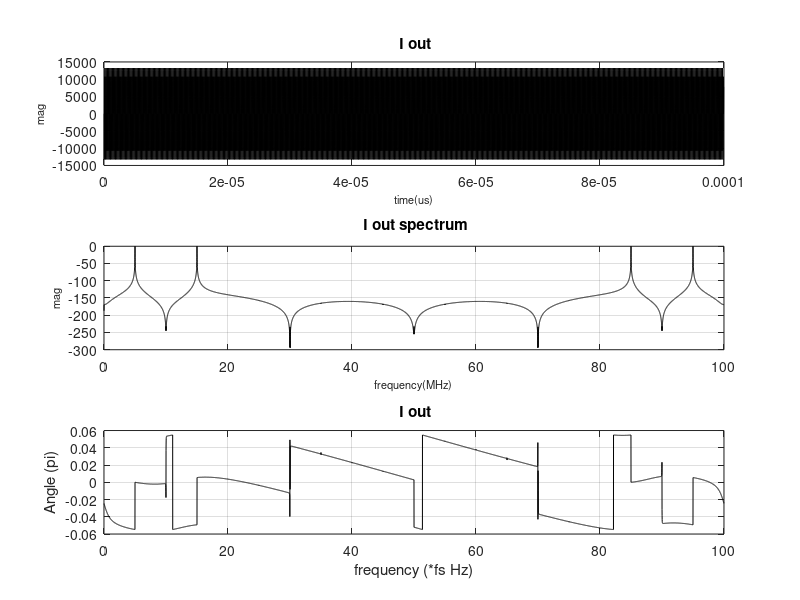
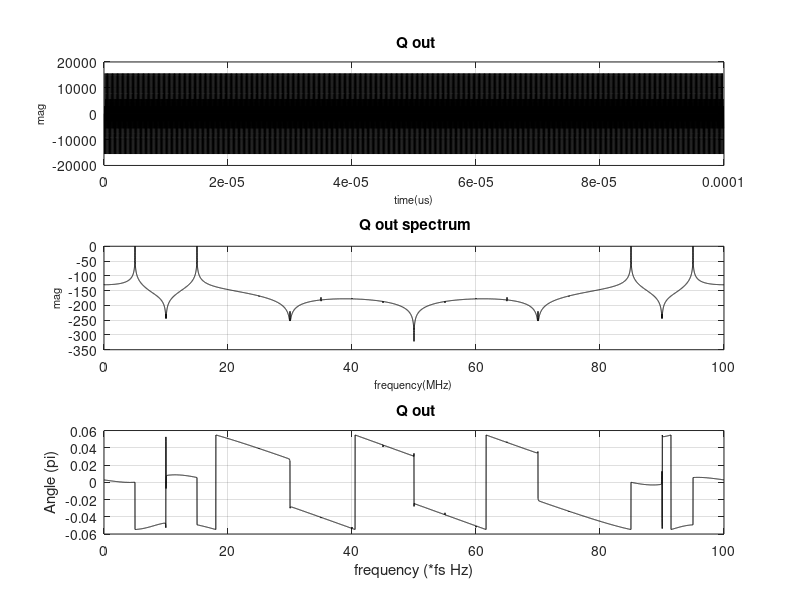

Recreate these plots in MATLAB, in order.
%%%%%%%%%%%%%%%%%%%%%%%%%%%%%%%%%%%%%%%%%%%%%%%%%%%%%%%%%%%%
%%%% simMixer.m
%%%%        test simulate with quartusII
%%%%        spectrum analyse the output file 
%%%%                                ZHAOCHAO
%%%%                                2018-03-26
%%%%%%%%%%%%%%%%%%%%%%%%%%%%%%%%%%%%%%%%%%%%%%%%%%%%%%%%%%%%%%%%%%%%
%%%%

clc; clear; close all;
fs = 100e6;
L  = 4096;

isEnableShift = 0;

fid = fopen('./simDataOut_I.txt');
[fpgaOutI, countI] = fscanf(fid, '%d', inf);
fclose(fid);

fid = fopen('./simDataOut_Q.txt');
[fpgaOutQ, countQ] = fscanf(fid, '%d', inf);
fclose(fid);

L = min(countI, countQ);

fid = fopen('./simDataOutNCO_I.txt');
[fpgaOutNCOI, countI] = fscanf(fid, '%d', inf);
fclose(fid);

fid = fopen('./simDataOutNCO_Q.txt');
[fpgaOutNCOQ, countQ] = fscanf(fid, '%d', inf);
fclose(fid);

LNCO = min(countI, countQ);

L    = min(L, LNCO);

fpgaOutI  = fpgaOutI(1:L);
fpgaOutQ  = fpgaOutQ(1:L);

fpgaOutNCOI  = fpgaOutNCOI(1:L);
fpgaOutNCOQ  = fpgaOutNCOQ(1:L);

fft_out_i  = fft(fpgaOutI/max(abs(fpgaOutI)));
fft_out_q  = fft(fpgaOutQ/max(abs(fpgaOutQ)));

fft_out_nco_i  = fft(fpgaOutI/max(abs(fpgaOutNCOI)));
fft_out_nco_q  = fft(fpgaOutQ/max(abs(fpgaOutNCOQ)));

if (isEnableShift)
   fft_out_i  = fftshift(fft_out_i);
   fft_out_q  = fftshift(fft_out_q);
   
   fft_out_nco_i  = fftshift(fft_out_nco_i);
   fft_out_nco_q  = fftshift(fft_out_nco_q);
end

fft_out_i  = fft_out_i / max(fft_out_i);
fft_out_q  = fft_out_q  / max(fft_out_q);

fft_out_nco_i  = fft_out_nco_i  / max(fft_out_nco_i);
fft_out_nco_q  = fft_out_nco_q  / max(fft_out_nco_q);

fft_out_i_mag  = abs(fft_out_i);
fft_out_q_mag  = abs(fft_out_q);

fft_out_nco_i_mag  = abs(fft_out_nco_i);
fft_out_nco_q_mag  = abs(fft_out_nco_q);

fft_out_i_ang  = angle(fft_out_i);
fft_out_q_ang  = angle(fft_out_q);

fft_out_nco_i_ang  = angle(fft_out_nco_i);
fft_out_nco_q_ang  = angle(fft_out_nco_q);

fft_out_i_mag  = 20*log(fft_out_i_mag/max(fft_out_i_mag));
fft_out_q_mag  = 20*log(fft_out_q_mag/max(fft_out_q_mag));

fft_out_nco_i_mag  = 20*log(fft_out_nco_i_mag/max(fft_out_nco_i_mag));
fft_out_nco_q_mag  = 20*log(fft_out_nco_q_mag/max(fft_out_nco_q_mag));

t = [0 : 1 : L-1];        
t = t * (1/fs); % * (1e-6);     % (us)

f = [0 : 1 : L-1];
f = f * (fs/L) * (1e-6);     % (MHz)
if (isEnableShift)
    f = [f(L/2:L-1), f(1:((L/2)-1))];
end

figure;
subplot(3,1,1);
plot(t, fpgaOutI, 'k');
xlabel('time(us)', 'fontsize', 8); ylabel('mag', 'fontsize', 8);
grid on; title(' I out');

subplot(3,1,2);
plot(f, fft_out_i_mag, 'k');
xlabel('frequency(MHz)', 'fontsize', 8); ylabel('mag', 'fontsize', 8);
grid on; title(' I out spectrum'); 

subplot(3, 1, 3);
plot(f, pi*(fft_out_i_ang/180), 'k');
xlabel('frequency (*fs Hz)'); ylabel('Angle (pi)'); grid on; 
title(' I out');

figure;
subplot(3, 1, 1);
plot(t, fpgaOutQ, 'k');
xlabel('time(us)', 'fontsize', 8); ylabel('mag', 'fontsize', 8);
grid on; title(' Q out');

subplot(3,1,2);
plot(f, fft_out_q_mag, 'k');
xlabel('frequency(MHz)', 'fontsize', 8); ylabel('mag', 'fontsize', 8);
grid on; title(' Q out spectrum');

subplot(3, 1, 3);
plot(f, pi*(fft_out_q_ang/180), 'k');
xlabel('frequency (*fs Hz)'); ylabel('Angle (pi)'); grid on; 
title(' Q out');

% % % figure;
% % % subplot(3, 1, 1);
% % % plot(t, fpgaOutNCOI, 'k');
% % % xlabel('time(us)', 'fontsize', 8); ylabel('mag', 'fontsize', 8);
% % % grid on; title('NCO I out');
% % % 
% % % subplot(3,1,2);
% % % plot(f, fft_out_nco_i_mag, 'k');
% % % xlabel('frequency(MHz)', 'fontsize', 8); ylabel('mag', 'fontsize', 8);
% % % grid on; title('NCO I out spectrum');
% % % 
% % % subplot(3, 1, 3);
% % % plot(f, pi*(fft_out_nco_i_ang/180), 'k');
% % % xlabel('frequency (*fs Hz)'); ylabel('Angle (pi)'); grid on; 
% % % title('NCO I out');
% % % 
% % % figure;
% % % subplot(3, 1, 1);
% % % plot(t, fpgaOutNCOQ, 'k');
% % % xlabel('time(us)', 'fontsize', 8); ylabel('mag', 'fontsize', 8);
% % % grid on; title('NCO Q out');
% % % 
% % % subplot(3,1,2);
% % % plot(f, fft_out_nco_q_mag, 'k');
% % % xlabel('frequency(MHz)', 'fontsize', 8); ylabel('mag', 'fontsize', 8);
% % % grid on; title('NCO Q out spectrum');
% % % 
% % % subplot(3, 1, 3);
% % % plot(f, pi*(fft_out_nco_q_ang/180), 'k');
% % % xlabel('frequency (*fs Hz)'); ylabel('Angle (pi)'); grid on; 
% % % title('NCO Q out');






